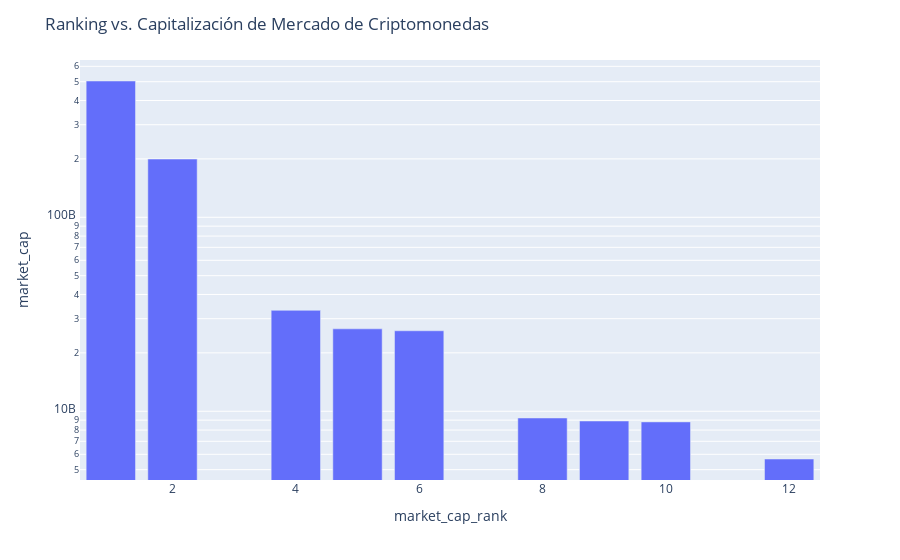

The notebook cell this image was saved under:
### Code cell
#Visualización de los datos del dataframe en donde se identifica la correlación de los datos de las columnas Ranking y Capitalización de Mercado

fig = px.bar(CoinsMktAnalysis, x="market_cap_rank", y="market_cap", hover_name="name", log_y=True)
fig.update_layout(title="Ranking vs. Capitalización de Mercado de Criptomonedas")
fig.show()

### Figure 1 — Plotly figure (JSON) as saved in the notebook; plotly's stock layout.template omitted (floating-point values rounded to 4 significant figures)
{"data": [{"alignmentgroup": "True", "hovertemplate": "<b>%{hovertext}</b><br><br>market_cap_rank=%{x}<br>market_cap=%{y}<extra></extra>", "hovertext": ["Bitcoin", "Ethereum", "BNB", "XRP", "USD Coin", "Cardano", "Dogecoin", "Solana", "Polkadot"], "legendgroup": "", "marker": {"color": "#636efa", "pattern": {"shape": ""}}, "name": "", "offsetgroup": "", "orientation": "v", "showlegend": false, "textposition": "auto", "type": "bar", "x": [1, 2, 4, 5, 6, 8, 9, 10, 12], "xaxis": "x", "y": [504173222520, 199571721900, 33137771936, 26601211252, 25999133442, 9233033014, 8908494319, 8813896631, 5674391226], "yaxis": "y"}], "layout": {"barmode": "relative", "legend": {"tracegroupgap": 0}, "margin": {"t": 60}, "title": {"text": "Ranking vs. Capitalización de Mercado de Criptomonedas"}, "xaxis": {"anchor": "y", "domain": [0, 1], "title": {"text": "market_cap_rank"}}, "yaxis": {"anchor": "x", "domain": [0, 1], "title": {"text": "market_cap"}, "type": "log"}}}
